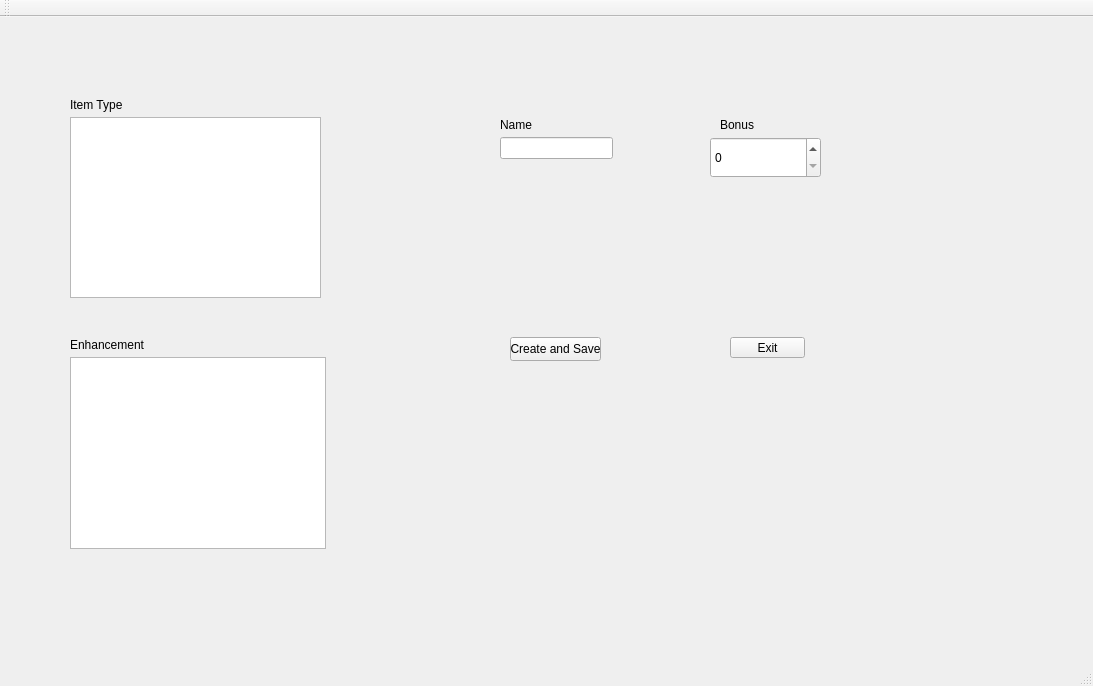
<?xml version="1.0" encoding="UTF-8"?>
<ui version="4.0">
 <class>ItemEditorClass</class>
 <widget class="QMainWindow" name="ItemEditorClass">
  <property name="geometry">
   <rect>
    <x>0</x>
    <y>0</y>
    <width>1093</width>
    <height>686</height>
   </rect>
  </property>
  <property name="windowTitle">
   <string>ItemEditor</string>
  </property>
  <widget class="QWidget" name="centralWidget">
   <widget class="QStackedWidget" name="stackedWidget">
    <property name="geometry">
     <rect>
      <x>0</x>
      <y>0</y>
      <width>1091</width>
      <height>611</height>
     </rect>
    </property>
    <property name="currentIndex">
     <number>1</number>
    </property>
    <widget class="QWidget" name="widget_mainPage">
     <widget class="QLabel" name="label_mainPage_title">
      <property name="geometry">
       <rect>
        <x>400</x>
        <y>90</y>
        <width>281</width>
        <height>31</height>
       </rect>
      </property>
      <property name="font">
       <font>
        <family>Goudy Stout</family>
        <pointsize>16</pointsize>
       </font>
      </property>
      <property name="text">
       <string>ltem Editor</string>
      </property>
     </widget>
     <widget class="QPushButton" name="button_mainPage_newItem">
      <property name="geometry">
       <rect>
        <x>490</x>
        <y>200</y>
        <width>75</width>
        <height>24</height>
       </rect>
      </property>
      <property name="text">
       <string>New Item</string>
      </property>
     </widget>
     <widget class="QPushButton" name="button_mainPage_exit">
      <property name="geometry">
       <rect>
        <x>490</x>
        <y>250</y>
        <width>75</width>
        <height>24</height>
       </rect>
      </property>
      <property name="text">
       <string>Exit</string>
      </property>
     </widget>
    </widget>
    <widget class="QWidget" name="widget_createItem">
     <widget class="QListView" name="list_createItem_itemType">
      <property name="geometry">
       <rect>
        <x>70</x>
        <y>100</y>
        <width>251</width>
        <height>181</height>
       </rect>
      </property>
     </widget>
     <widget class="QLineEdit" name="input_createItem_name">
      <property name="geometry">
       <rect>
        <x>500</x>
        <y>120</y>
        <width>113</width>
        <height>22</height>
       </rect>
      </property>
     </widget>
     <widget class="QLabel" name="label_createItem_name">
      <property name="geometry">
       <rect>
        <x>500</x>
        <y>100</y>
        <width>49</width>
        <height>16</height>
       </rect>
      </property>
      <property name="text">
       <string>Name</string>
      </property>
     </widget>
     <widget class="QSpinBox" name="input_createItem_enhancementBonus">
      <property name="geometry">
       <rect>
        <x>710</x>
        <y>120</y>
        <width>111</width>
        <height>41</height>
       </rect>
      </property>
     </widget>
     <widget class="QListView" name="list_createItem_enhancement">
      <property name="geometry">
       <rect>
        <x>70</x>
        <y>340</y>
        <width>256</width>
        <height>192</height>
       </rect>
      </property>
     </widget>
     <widget class="QLabel" name="label_createItem_itemType">
      <property name="geometry">
       <rect>
        <x>70</x>
        <y>80</y>
        <width>61</width>
        <height>16</height>
       </rect>
      </property>
      <property name="text">
       <string>Item Type</string>
      </property>
     </widget>
     <widget class="QLabel" name="label_createItem_enhancement">
      <property name="geometry">
       <rect>
        <x>70</x>
        <y>320</y>
        <width>81</width>
        <height>16</height>
       </rect>
      </property>
      <property name="text">
       <string>Enhancement</string>
      </property>
     </widget>
     <widget class="QLabel" name="label_createItem_enhancementBonus">
      <property name="geometry">
       <rect>
        <x>720</x>
        <y>100</y>
        <width>51</width>
        <height>16</height>
       </rect>
      </property>
      <property name="text">
       <string>Bonus</string>
      </property>
     </widget>
     <widget class="QPushButton" name="button_createItem_createAndSave">
      <property name="geometry">
       <rect>
        <x>510</x>
        <y>320</y>
        <width>91</width>
        <height>24</height>
       </rect>
      </property>
      <property name="text">
       <string>Create and Save</string>
      </property>
     </widget>
     <widget class="QPushButton" name="button_createItem_exit">
      <property name="geometry">
       <rect>
        <x>730</x>
        <y>320</y>
        <width>75</width>
        <height>21</height>
       </rect>
      </property>
      <property name="text">
       <string>Exit</string>
      </property>
     </widget>
    </widget>
   </widget>
  </widget>
  <widget class="QMenuBar" name="menuBar">
   <property name="geometry">
    <rect>
     <x>0</x>
     <y>0</y>
     <width>1093</width>
     <height>33</height>
    </rect>
   </property>
  </widget>
  <widget class="QToolBar" name="mainToolBar">
   <attribute name="toolBarArea">
    <enum>TopToolBarArea</enum>
   </attribute>
   <attribute name="toolBarBreak">
    <bool>false</bool>
   </attribute>
  </widget>
  <widget class="QStatusBar" name="statusBar"/>
 </widget>
 <layoutdefault spacing="6" margin="11"/>
 <resources/>
 <connections/>
</ui>
